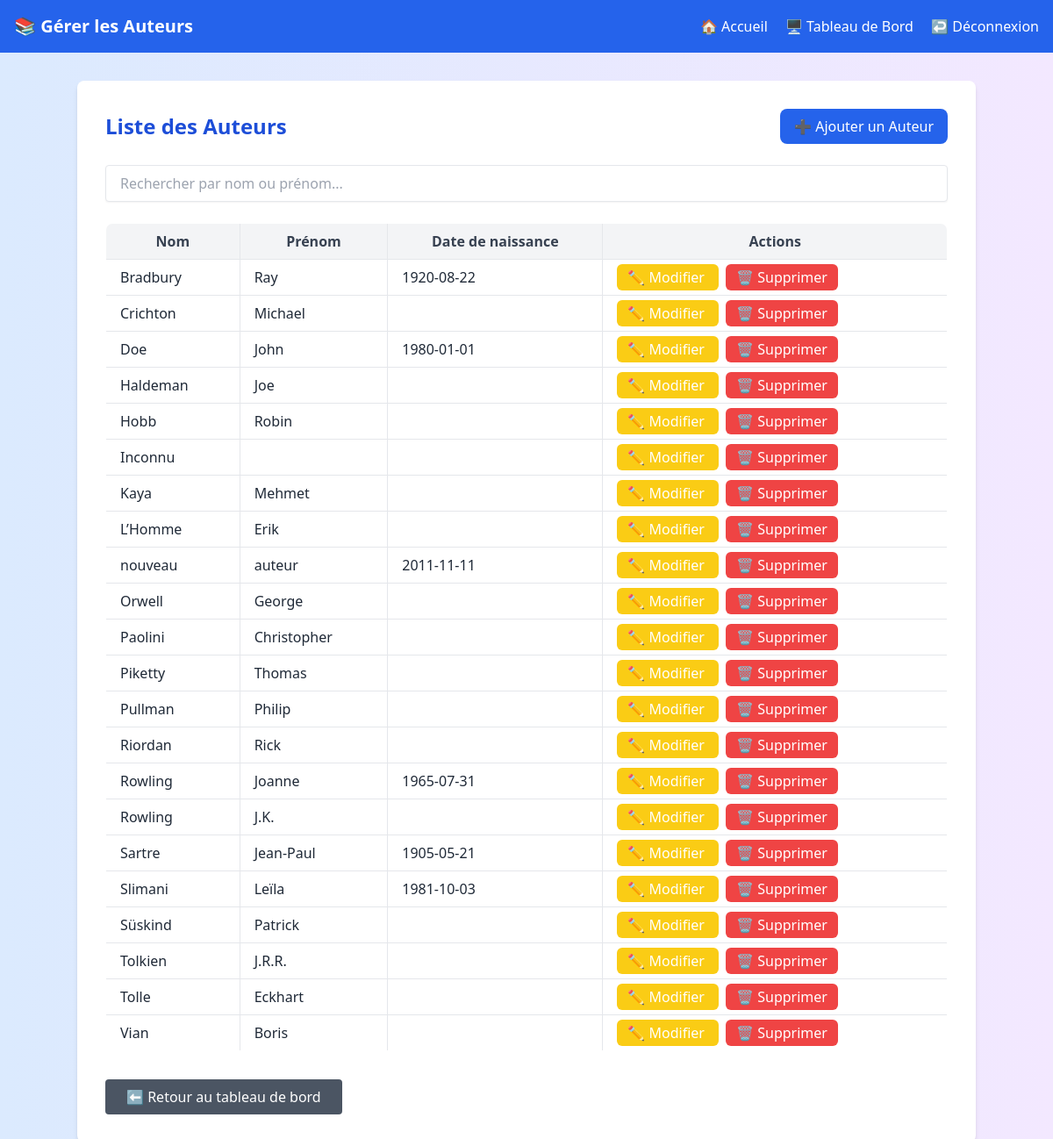
The app's page /gerer_auteurs.php (signed in) with its own data.
### tables this page shows
CREATE TABLE IF NOT EXISTS `auteurs` (
  `id` int NOT NULL AUTO_INCREMENT,
  `nom` varchar(100) NOT NULL,
  `prenom` varchar(100) NOT NULL,
  `date_naissance` date DEFAULT NULL,
  `biographie` text,
  PRIMARY KEY (`id`)
);

### gerer_auteurs.php (the view, shortened to what this page needs)
<?php
require_once './includes/config.php';
$stmt = $pdo->query("SELECT * FROM auteurs ORDER BY nom");
$auteurs = $stmt->fetchAll();
?>
<!DOCTYPE html>
<html lang="fr">
<head>
    <script src="https://cdn.tailwindcss.com"></script>
</head>
<body class="bg-gradient-to-r from-blue-100 to-purple-100 min-h-screen">
<header class="bg-blue-600 text-white p-4 flex justify-between items-center">
    <h1 class="text-xl font-bold">📚 Gérer les Auteurs</h1>
    <nav class="space-x-4">
        <a href="index.php" class="hover:underline">🏠 Accueil</a>
        <a href="dashboard.php" class="hover:underline">🖥️ Tableau de Bord</a>
        <a href="logout.php" class="hover:underline">↩️ Déconnexion</a>
    </nav>
</header>
<main class="max-w-5xl mx-auto mt-8 bg-white p-8 rounded-lg shadow-md">
    <div class="flex justify-between items-center mb-6">
        <h2 class="text-2xl font-semibold text-blue-700">Liste des Auteurs</h2>
        <a href="authors/add.php"
           class="bg-blue-600 hover:bg-blue-700 text-white px-4 py-2 rounded-lg transition">
            ➕ Ajouter un Auteur
        </a>
    </div>
    <input type="text" id="searchAuteurs" placeholder="Rechercher par nom ou prénom..."
           class="mb-6 w-full px-4 py-2 border rounded shadow-sm focus:outline-none focus:ring-2 focus:ring-blue-400">
    <div class="overflow-x-auto">
        <table id="auteursTable" class="w-full table-auto border border-gray-300 rounded-lg overflow-hidden">
            <thead class="bg-gray-100 text-gray-700">
            <tr>
                <th class="px-4 py-2 border">Nom</th>
                <th class="px-4 py-2 border">Prénom</th>
                <th class="px-4 py-2 border">Date de naissance</th>
                <th class="px-4 py-2 border">Actions</th>
            </tr>
            </thead>
            <tbody class="text-gray-800">
                <?php if (count($auteurs) > 0): ?>
                    <?php foreach ($auteurs as $auteur): ?>
                        <tr class="hover:bg-gray-50">
                            <td class="px-4 py-2 border"><?= htmlspecialchars($auteur['nom']) ?></td>
                            <td class="px-4 py-2 border"><?= htmlspecialchars($auteur['prenom']) ?></td>
                            <td class="px-4 py-2 border"><?= htmlspecialchars($auteur['date_naissance'] ?? '') ?></td>
                            <td class="px-4 py-2 border space-x-2">
                                <a href="authors/edit.php?id=<?= $auteur['id'] ?>"
                                   class="bg-yellow-400 hover:bg-yellow-500 text-white px-3 py-1 rounded-md">
                                    ✏️ Modifier
                                </a>
                                <a href="authors/delete.php?id=<?= $auteur['id'] ?>"
                                   onclick="return confirm('Supprimer cet auteur ?')"
                                   class="bg-red-500 hover:bg-red-600 text-white px-3 py-1 rounded-md">
                                    🗑️ Supprimer
                                </a>
                            </td>
                        </tr>
                    <?php endforeach; ?>
                <?php endif; ?>
            </tbody>
        </table>
    </div>
    <div class="mt-8">
        <a href="dashboard.php"
           class="inline-block bg-gray-600 text-white px-6 py-2 rounded hover:bg-gray-700 transition">
            ⬅️ Retour au tableau de bord
        </a>
    </div>
</main>
</body>
</html>

### records on screen
auteurs: nom "Bradbury", prenom "Ray", date_naissance "1920-08-22"
auteurs: nom "Crichton", prenom "Michael"
auteurs: nom "Doe", prenom "John", date_naissance "1980-01-01"
auteurs: nom "Haldeman", prenom "Joe"
auteurs: nom "Hobb", prenom "Robin"
auteurs: nom "Inconnu"
auteurs: nom "Kaya", prenom "Mehmet"
auteurs: nom "L’Homme", prenom "Erik"
auteurs: nom "nouveau", prenom "auteur", date_naissance "2011-11-11"
auteurs: nom "Orwell", prenom "George"
auteurs: nom "Paolini", prenom "Christopher"
auteurs: nom "Piketty", prenom "Thomas"
auteurs: nom "Pullman", prenom "Philip"
auteurs: nom "Riordan", prenom "Rick"
auteurs: nom "Rowling", prenom "Joanne", date_naissance "1965-07-31"
auteurs: nom "Rowling", prenom "J.K."
auteurs: nom "Sartre", prenom "Jean-Paul", date_naissance "1905-05-21"
auteurs: nom "Slimani", prenom "Leïla", date_naissance "1981-10-03"
auteurs: nom "Süskind", prenom "Patrick"
auteurs: nom "Tolkien", prenom "J.R.R."
auteurs: nom "Tolle", prenom "Eckhart"
auteurs: nom "Vian", prenom "Boris"
